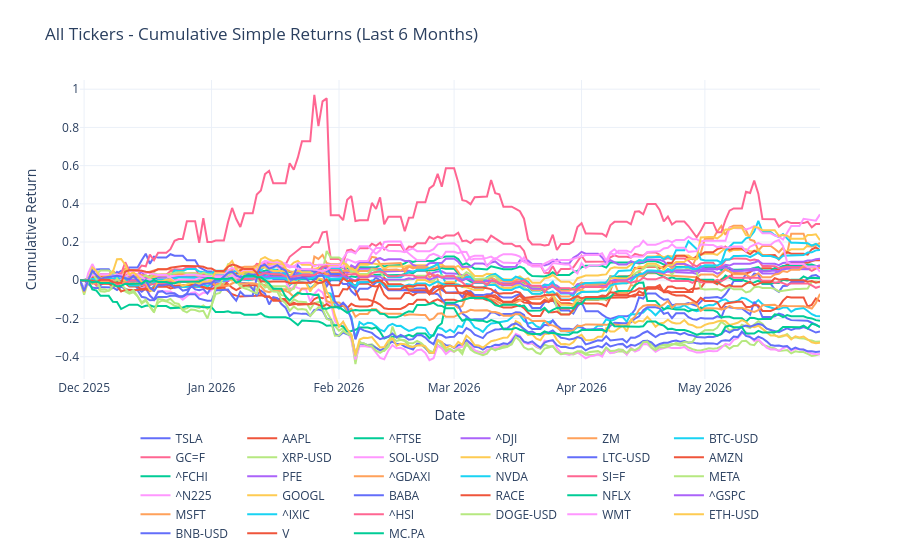

Source (notebook cell):
### Code cell
# plot last 6 months of cumprod_simple_6m returns 
fig = go.Figure()
for column in cumprod_simple_6m.columns:
    fig.add_trace(
        go.Scatter(
            x=cumprod_simple_6m.index,
            y=cumprod_simple_6m[column],
            mode="lines",
            name=column,
        )
    )

fig.update_layout(
    title="All Tickers - Cumulative Simple Returns (Last 6 Months)",
    xaxis_title="Date",
    yaxis_title="Cumulative Return",
    legend=dict(orientation="h", yanchor="top", y=-0.15, xanchor="center", x=0.5),
    template="plotly_white",
    margin=dict(t=80, b=120),
)
fig.show()

### Figure 1 — Plotly figure (JSON) as saved in the notebook; plotly's stock layout.template omitted (floating-point values rounded to 4 significant figures; data arrays with more than 128 entries replaced by an {"elided": "..."} marker saying what was removed)
{"data": [{"mode": "lines", "name": "TSLA", "type": "scatter", "x": {"elided": "181 str values"}, "y": {"elided": "181 float values"}}, {"mode": "lines", "name": "AAPL", "type": "scatter", "x": {"elided": "181 str values"}, "y": {"elided": "181 float values"}}, {"mode": "lines", "name": "^FTSE", "type": "scatter", "x": {"elided": "181 str values"}, "y": {"elided": "181 float values"}}, {"mode": "lines", "name": "^DJI", "type": "scatter", "x": {"elided": "181 str values"}, "y": {"elided": "181 float values"}}, {"mode": "lines", "name": "ZM", "type": "scatter", "x": {"elided": "181 str values"}, "y": {"elided": "181 float values"}}, {"mode": "lines", "name": "BTC-USD", "type": "scatter", "x": {"elided": "181 str values"}, "y": {"elided": "181 float values"}}, {"mode": "lines", "name": "GC=F", "type": "scatter", "x": {"elided": "181 str values"}, "y": {"elided": "181 float values"}}, {"mode": "lines", "name": "XRP-USD", "type": "scatter", "x": {"elided": "181 str values"}, "y": {"elided": "181 float values"}}, {"mode": "lines", "name": "SOL-USD", "type": "scatter", "x": {"elided": "181 str values"}, "y": {"elided": "181 float values"}}, {"mode": "lines", "name": "^RUT", "type": "scatter", "x": {"elided": "181 str values"}, "y": {"elided": "181 float values"}}, {"mode": "lines", "name": "LTC-USD", "type": "scatter", "x": {"elided": "181 str values"}, "y": {"elided": "181 float values"}}, {"mode": "lines", "name": "AMZN", "type": "scatter", "x": {"elided": "181 str values"}, "y": {"elided": "181 float values"}}, {"mode": "lines", "name": "^FCHI", "type": "scatter", "x": {"elided": "181 str values"}, "y": {"elided": "181 float values"}}, {"mode": "lines", "name": "PFE", "type": "scatter", "x": {"elided": "181 str values"}, "y": {"elided": "181 float values"}}, {"mode": "lines", "name": "^GDAXI", "type": "scatter", "x": {"elided": "181 str values"}, "y": {"elided": "181 float values"}}, {"mode": "lines", "name": "NVDA", "type": "scatter", "x": {"elided": "181 str values"}, "y": {"elided": "181 float values"}}, {"mode": "lines", "name": "SI=F", "type": "scatter", "x": {"elided": "181 str values"}, "y": {"elided": "181 float values"}}, {"mode": "lines", "name": "META", "type": "scatter", "x": {"elided": "181 str values"}, "y": {"elided": "181 float values"}}, {"mode": "lines", "name": "^N225", "type": "scatter", "x": {"elided": "181 str values"}, "y": {"elided": "181 float values"}}, {"mode": "lines", "name": "GOOGL", "type": "scatter", "x": {"elided": "181 str values"}, "y": {"elided": "181 float values"}}, {"mode": "lines", "name": "BABA", "type": "scatter", "x": {"elided": "181 str values"}, "y": {"elided": "181 float values"}}, {"mode": "lines", "name": "RACE", "type": "scatter", "x": {"elided": "181 str values"}, "y": {"elided": "181 float values"}}, {"mode": "lines", "name": "NFLX", "type": "scatter", "x": {"elided": "181 str values"}, "y": {"elided": "181 float values"}}, {"mode": "lines", "name": "^GSPC", "type": "scatter", "x": {"elided": "181 str values"}, "y": {"elided": "181 float values"}}, {"mode": "lines", "name": "MSFT", "type": "scatter", "x": {"elided": "181 str values"}, "y": {"elided": "181 float values"}}, {"mode": "lines", "name": "^IXIC", "type": "scatter", "x": {"elided": "181 str values"}, "y": {"elided": "181 float values"}}, {"mode": "lines", "name": "^HSI", "type": "scatter", "x": {"elided": "181 str values"}, "y": {"elided": "181 float values"}}, {"mode": "lines", "name": "DOGE-USD", "type": "scatter", "x": {"elided": "181 str values"}, "y": {"elided": "181 float values"}}, {"mode": "lines", "name": "WMT", "type": "scatter", "x": {"elided": "181 str values"}, "y": {"elided": "181 float values"}}, {"mode": "lines", "name": "ETH-USD", "type": "scatter", "x": {"elided": "181 str values"}, "y": {"elided": "181 float values"}}, {"mode": "lines", "name": "BNB-USD", "type": "scatter", "x": {"elided": "181 str values"}, "y": {"elided": "181 float values"}}, {"mode": "lines", "name": "V", "type": "scatter", "x": {"elided": "181 str values"}, "y": {"elided": "181 float values"}}, {"mode": "lines", "name": "MC.PA", "type": "scatter", "x": {"elided": "181 str values"}, "y": {"elided": "181 float values"}}], "layout": {"legend": {"orientation": "h", "x": 0.5, "xanchor": "center", "y": -0.15, "yanchor": "top"}, "margin": {"b": 120, "t": 80}, "title": {"text": "All Tickers - Cumulative Simple Returns (Last 6 Months)"}, "xaxis": {"title": {"text": "Date"}}, "yaxis": {"title": {"text": "Cumulative Return"}}}}
